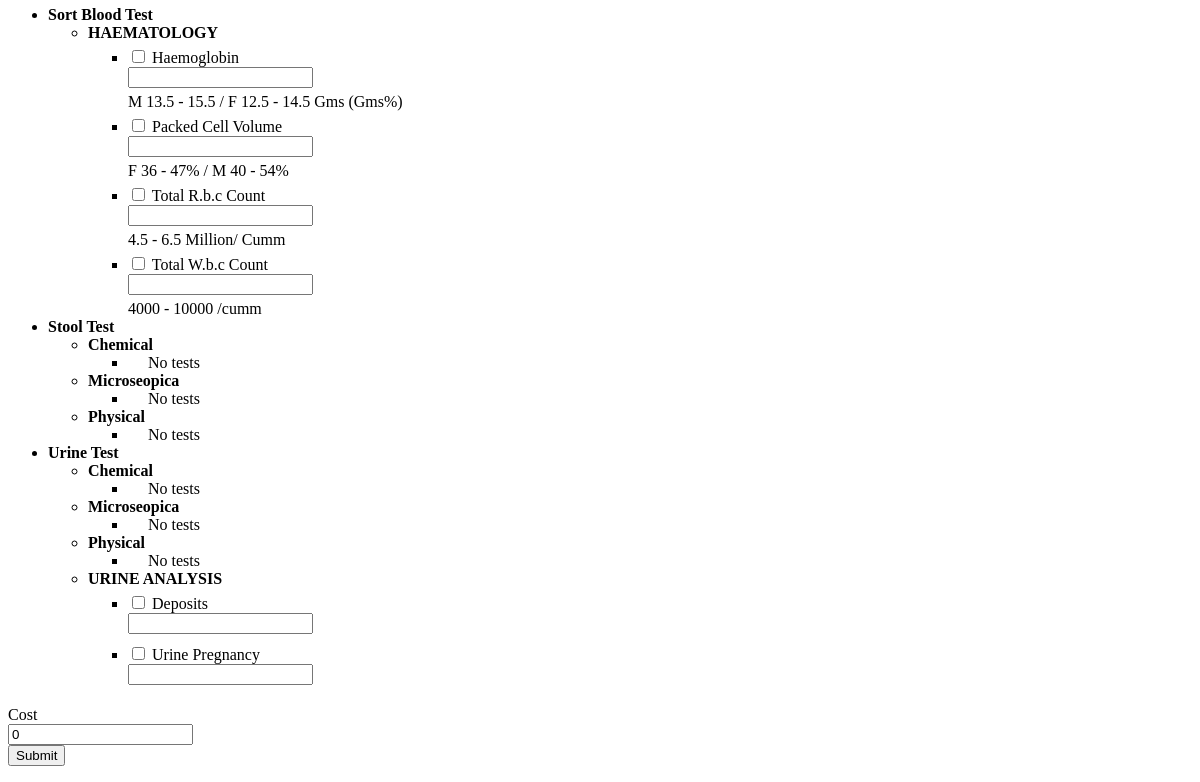
Before: /pages/create_test_report.php (signed in, lower part) with the older database file.
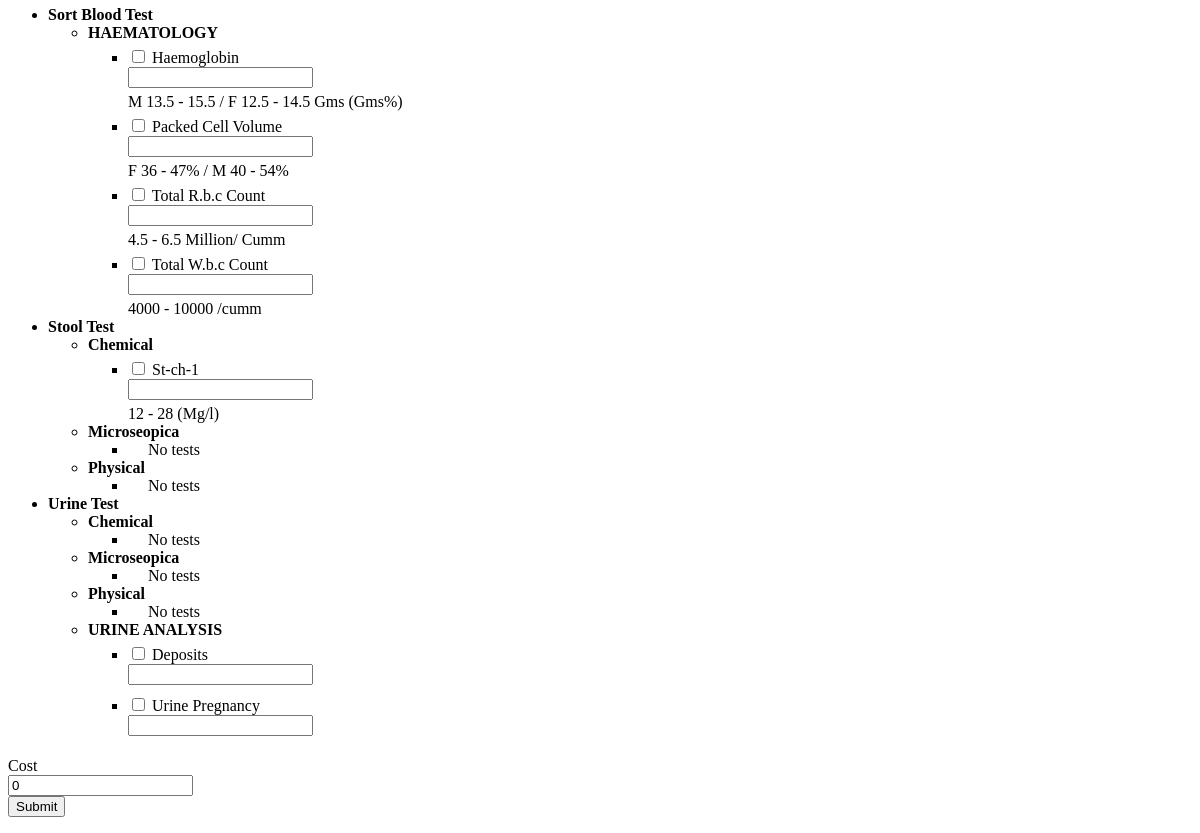
After: the same page with the newer database file.
### tables this page shows
CREATE TABLE `test_categories` (
  `id` int(11) NOT NULL,
  `main_category` varchar(255) NOT NULL,
  `test_category` varchar(255) NOT NULL,
  `status` tinyint(1) NOT NULL
);

CREATE TABLE `tests_type` (
  `id` int(11) NOT NULL,
  `category_id` int(11) NOT NULL,
  `serial_no` int(11) NOT NULL,
  `name` varchar(255) NOT NULL,
  `category_name` varchar(255) NOT NULL,
  `unit` varchar(255) DEFAULT NULL,
  `cost` decimal(10,8) DEFAULT NULL,
  `normal_range` varchar(255) DEFAULT NULL,
  `status` tinyint(1) NOT NULL DEFAULT 1
);

### includes/config.php (called while the page is built, shortened)
<?php
$site_url 	= 'http://localhost/git_projects/patology/pathology-new/';
?>

### pages/create_test_report.php (the view, shortened to what this page needs)
<?php
	include("includes/config.php");
	$cat_details_sql	= mysqli_query($link, "SELECT * FROM tests_type order by category_name asc;");
?>
<link rel="stylesheet" href="<?php echo $site_url ?>css/selectstyle.css">
<section class="forms">
	<div class="container-fluid">
		<div class="row">
			<div class="col-lg">
				<div class="card">
					<div class="card-body" style="padding-top: 0;">
						<form name="generate_report" id="generate_report" action="<?php echo $site_url."includes/common_functions.php" ?>" onsubmit="return check_validate()" method="post" class="generate_report form-horizontal">
							<br>
							<div class="drop_select_list">
								<div class="row gy-2 mb-4 drop_select_list">
									<?php
										$test_main_cat_list_sql	= mysqli_query($link, "SELECT main_category FROM `test_categories` group by 1 order by 1 asc;");
										$test_main_cat_list_arr	= mysqli_fetch_all($test_main_cat_list_sql, MYSQLI_ASSOC);
										$total_value			= count($test_main_cat_list_arr);
										$i	= 0;
										$j 	= 0;
										if(!empty($test_main_cat_list_arr)){
											echo '<div class="col-sm-6">
													<ul class="collapsible">';
											foreach($test_main_cat_list_arr as $test_main_cat){
												$test_cat_list_sql	= mysqli_query($link, "SELECT id, test_category FROM `test_categories` where main_category = '".$test_main_cat['main_category']."' order by test_category asc;");
												$test_cat_list_arr	= mysqli_fetch_all($test_cat_list_sql, MYSQLI_ASSOC);
												echo '<li>
														<div class="collapsible-header">
															<i class="fas fa-vial"></i>
															<b>'.ucfirst($test_main_cat['main_category']).' <span id="'.$i.'_cat_sec_det" class="cat_sec_det"></span></b>
														</div>
														<div class="collapsible-body">';
															if(!empty($test_cat_list_arr)) {
																echo '<ul class="show_tree_list" style="max-height: 700px; overflow-y: auto;">';
																foreach($test_cat_list_arr as $test_cat) {
																	$test_list_sql	= mysqli_query($link, "SELECT * FROM `tests_type` where category_id = '".$test_cat['id']."' order by name asc;");
																	$test_list_arr	= mysqli_fetch_all($test_list_sql, MYSQLI_ASSOC);
										?>
																		<li>
																			<span class="tree_head"><strong><?php echo ucfirst($test_cat['test_category']) ?></strong></span>
																			<?php
																				if(!empty($test_list_arr)){
																					echo '<ul class="tree_view">';
																					foreach($test_list_arr as $cat) {
																						$normal_range 	= ($cat['normal_range'] != '') ? ucwords(strtolower($cat['normal_range'])) : '';
																						$unit	= ($cat['unit'] != '') ? '('.ucwords(strtolower($cat['unit'])).')' : '';
																						echo '<li>
																								<div class="row" style="margin: 0">
																									<div class="col-sm-4" style="padding-right: 0; padding-top: 5px;">
																										<span style="display: initial"><input class="form-check-input " name="test_checkbox['.$test_cat['id'].']['.$cat['id'].'][]" ed_pos="'.$i.'_error_div" pos_id="'.$test_cat['id'].'_'.$cat['id'].'_'.$j.'" onclick="testhandleClick(this, \'test_value_'.$test_cat['id'].'_'.$cat['id'].'_'.$j.'\', '.$i.');" id="test_checkbox_'.$test_cat['id'].'_'.$cat['id'].'_'.$j.'" value="1" type="checkbox"></span>
																										<span class="test_name_span">'.ucwords(strtolower($cat['name'])).'</span>
																									</div>
																									<div class="col-sm-4" style="padding-right: 0;">
																										<input class="form-control" name="test_value['.$test_cat['id'].']['.$cat['id'].'][]" id="test_value_'.$test_cat['id'].'_'.$cat['id'].'_'.$j.'" id="inputHorizontalElTwo" readonly="true" value="" type="text" data-validate-field="patient_id" >
																									</div>
																									<div class="col-sm-4" style="padding-right: 0; padding-top: 5px;">
																										<span>'.$normal_range.'  '.$unit.'</span>
																									</div>
																								</div>
																							</li>';
																							$j++;
																					}
																					echo '</ul>';
																				}
																				else{
																					echo '<ul class="tree_view">
																							<li><span style="padding-left: 20px">No tests</span></li>
																						</ul>';
																				}
																			?>
																		</li>
										<?php
																}
																echo '</ul>';
															}
															else{
																echo '<ul class="show_tree_list">
																		<li><span class="tree_head"><strong>No Category Found</strong></span></li>
																	</ul>';
															}
												echo 	'</div>
													</li>';
												$i++;
												if(($total_value > $i) && ($i % 3) == 0)
													echo '</div>
														<div class="col-sm-6">
															<ul class="collapsible expandable_'.$i.'">';
											}
											echo '</ul>
											</div>';
										}
									?>
								</div>
							</div>
							<div class="row gy-2 mb-4 hidden">
								<label class="col-sm-3 form-label text-right" for="inputHorizontalElTwo">Cost</label>
								<div class="col-sm-6">
									<input class="form-control" name="cost" id="cost" type="text" value="0" >
								</div>
							</div>
							<div class="row">
								<div class="col-sm-9 ms-auto">
									<input class="btn btn-primary" type="submit" value="Submit">
								</div>
							</div>
						</form>
					</div>
				</div>
			</div>
		</div>
	</div>
</section>

Changed rows visible on the page:
added tests_type: name "St-ch-1", normal_range "12 - 28", unit "(Mg/l)", shown under test_categories (number 2 of 8 on the later page)
Other visible differences:
list line gone: "No tests"
